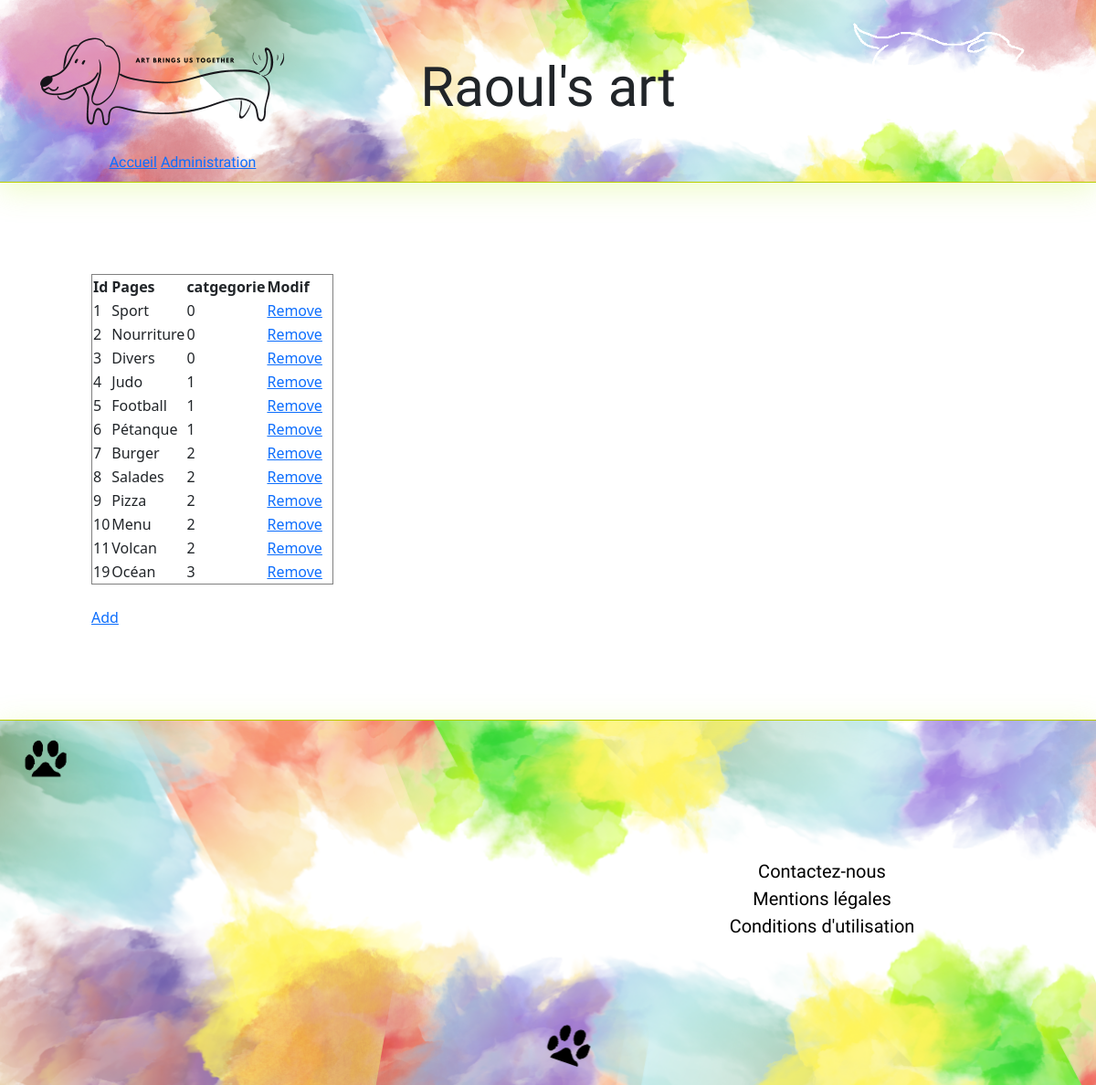
/administration.php, run on the app's committed database.
### tables this page shows
CREATE TABLE IF NOT EXISTS `menu` (
  `id` int NOT NULL AUTO_INCREMENT,
  `nom` varchar(128) NOT NULL,
  `categorie_id` int NOT NULL,
  PRIMARY KEY (`id`)
);

### classes/classSQL.php (called while the page is built, shortened)
<?php
class SQL{
    public static function connexionBDD(){
        $host = '127.0.0.1';
        $db = 'raoulactu';
        $user = 'root';
        $pass = '';
        $port = 3306;
        $charset = 'utf8mb4' ;
        $dsn = "mysql:host=$host;dbname=$db;charset=$charset;port=$port";
        $pdo = new PDO($dsn,$user,$pass);
        return $pdo;
    }
    public static function afficherBase($sql){
        $pdo = SQL::connexionBDD();
        $temp = $pdo->prepare($sql);
        $temp->execute();
        return $temp->fetchAll(PDO::FETCH_ASSOC);
    }
}
?>

### classes/classMenu.php (called while the page is built, shortened)
<?php
require_once 'classSQL.php';
class Menu extends SQL{
    public $id;
    public $nom;
    public $categorie_id;
    public function __construct(array $values){
        $this->id = $values['id'];
        $this->nom = $values['nom'];
        $this->categorie_id = $values['categorie_id'];
    }
    public function getId():int
    {
        return $this->id;
    }
    public function getNom():string
    {
        return $this->nom;
    }
    public function getCategorieId()
    {
        return $this->categorie_id;
    }
    public static function getMenu():array{
        $sql = "SELECT * FROM menu ORDER BY id";
        return SQL::afficherBase($sql);
    }
}
?>

### administration.php (the view, shortened to what this page needs)
<?php
require_once('classActualite.php');
require_once('classSQL.php');
?>
<!doctype html>
<html lang="en">
    <head>
        <link
            href="https://cdn.jsdelivr.net/npm/bootstrap@5.3.2/dist/css/bootstrap.min.css"
            rel="stylesheet"
        />
        <link rel="stylesheet" href="css/style.css">
    </head>
    <body>
        <header>
            <?php
            include("includes/header.php");
            ?>
        </header>
        <main>
            <div class="tab-admin">
                <table border="1px">
                <tr><th>Id</th><th>Pages</th><th>catgegorie</th><th>Modif</th></tr>
                <?php
                    $resultats = Menu::getMenu();
                    for ($i=0;$i < count($resultats);$i++) {
                        $menu = new Menu($resultats[$i]);
                ?>
                    <tr><td><?= $menu->getId() ?></td><td><?= $menu->getNom() ?></td><td><?= $menu->getCategorieId() ?></td><td><a href="suppr.php?id=<?= $menu->getId() ?>">Remove</a></td></tr>
                <?php
                    }
                ?>
                </table>
                <br />
                <a href="ajout.php">Add</a>
            </div>
        </main>
        <footer>
            <?php
            include("includes/footer.php");
            ?>
        </footer>
    </body>
</html>

### css/style.css (style rules this page uses)
body { margin: 0; }
.tab-admin { padding: 100px; }
.tab-admin a { margin-right: 10px; }

### data on the page
menu: id "1", nom "Sport", categorie "0"
menu: id "2", nom "Nourriture", categorie "0"
menu: id "3", nom "Divers", categorie "0"
menu: id "4", nom "Judo", categorie "1"
menu: id "5", nom "Football", categorie "1"
menu: id "6", nom "Pétanque", categorie "1"
menu: id "7", nom "Burger", categorie "2"
menu: id "8", nom "Salades", categorie "2"
menu: id "9", nom "Pizza", categorie "2"
menu: id "10", nom "Menu", categorie "2"
menu: id "11", nom "Volcan", categorie "2"
menu: id "19", nom "Océan", categorie "3"
